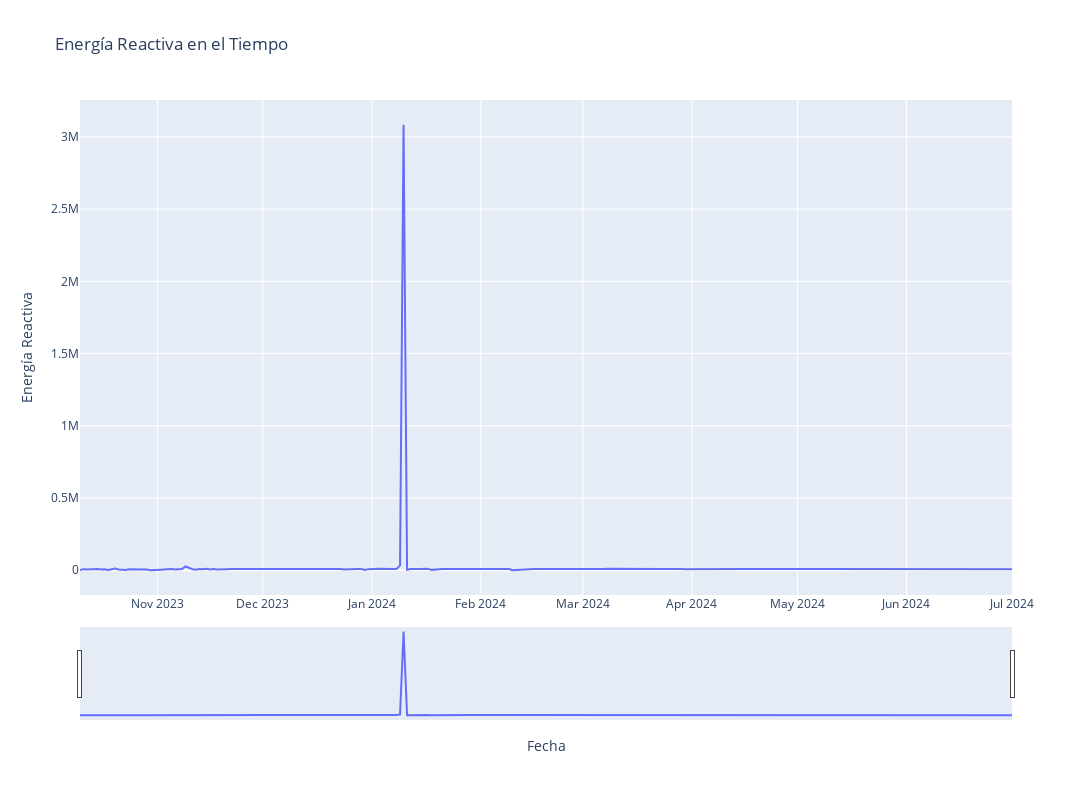

The cell this chart's notebook holds for it:
### Code cell
# Visualiza la serie temporal

#plt.plot(data_day['date'], df_er)
fig = px.line(df_er, x='date', y='energia_reactiva', title='Energía Reactiva en el Tiempo')

# Personalización del gráfico
fig.update_layout(
    title='Energía Reactiva en el Tiempo',
    xaxis_title='Fecha',
    yaxis_title='Energía Reactiva',
    xaxis_rangeslider_visible=True,  # Agregar slider para seleccionar el rango de fechas
    width=1400,
    height=800
)

fig.show()

### Figure 1 — Plotly figure (JSON) as saved in the notebook; plotly's stock layout.template omitted (floating-point values rounded to 4 significant figures; data arrays with more than 128 entries replaced by an {"elided": "..."} marker saying what was removed)
{"data": [{"hovertemplate": "date=%{x}<br>energia_reactiva=%{y}<extra></extra>", "legendgroup": "", "line": {"color": "#636efa", "dash": "solid"}, "marker": {"symbol": "circle"}, "mode": "lines", "name": "", "orientation": "v", "showlegend": false, "type": "scatter", "x": {"elided": "262 str values"}, "xaxis": "x", "y": {"elided": "262 float values"}, "yaxis": "y"}], "layout": {"height": 800, "legend": {"tracegroupgap": 0}, "title": {"text": "Energía Reactiva en el Tiempo"}, "width": 1400, "xaxis": {"anchor": "y", "domain": [0, 1], "rangeslider": {"visible": true}, "title": {"text": "Fecha"}}, "yaxis": {"anchor": "x", "domain": [0, 1], "title": {"text": "Energía Reactiva"}}}}
